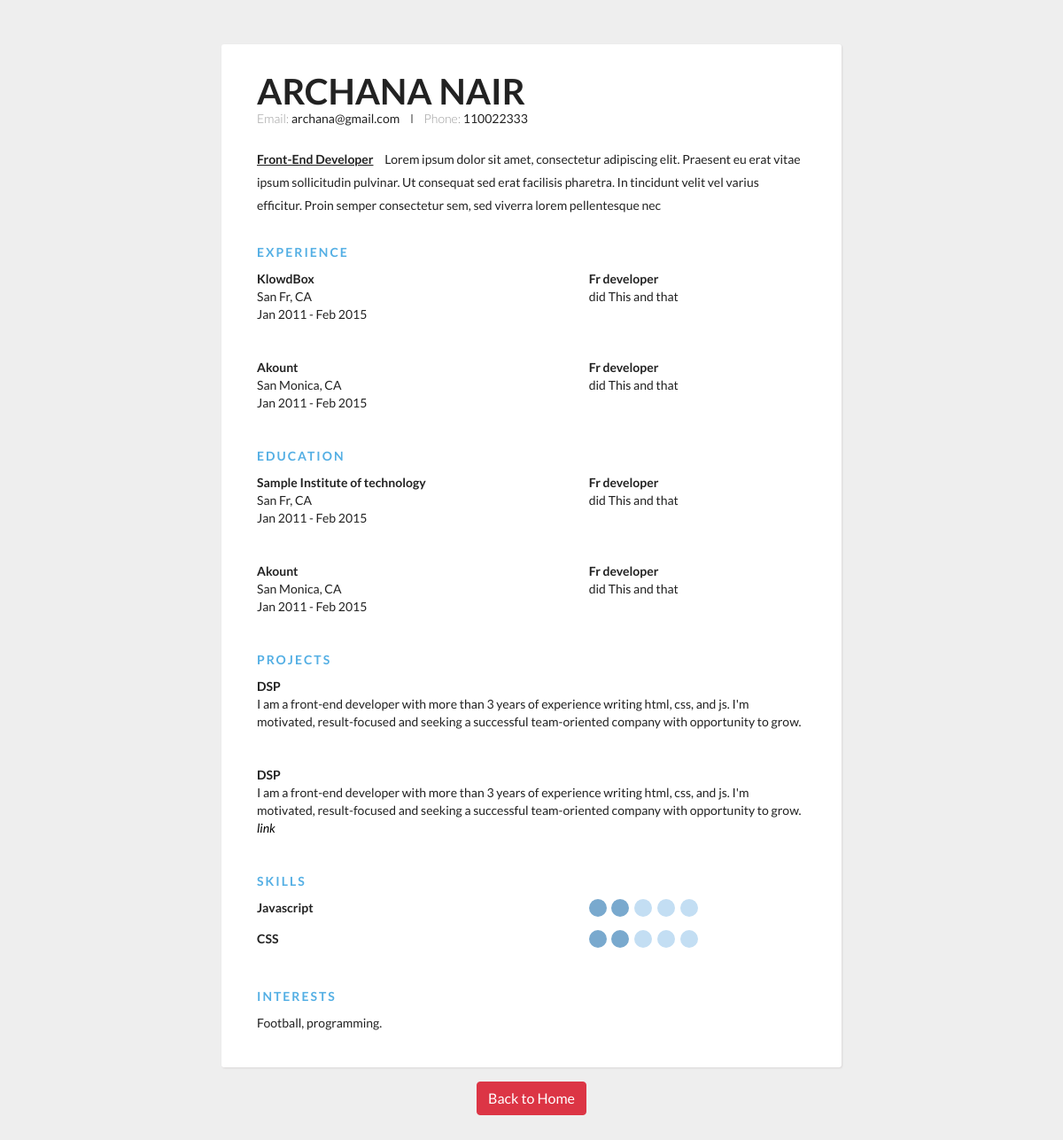
/13, run on the app's committed database.
### myapp/models.py (models this page shows)
class Resume(models.Model):
 name = models.CharField(max_length=100)
 dob = models.DateField(auto_now=False, auto_now_add=False)
 gender = models.CharField(max_length=100)
 locality = models.CharField(max_length=100)
 city = models.CharField(max_length=100)
 pin = models.PositiveIntegerField()
 state = models.CharField(choices=STATE_CHOICE, max_length=50)
 mobile = models.PositiveIntegerField()
 email = models.EmailField()
 job_city = models.CharField(max_length=50)
 profile_image = models.ImageField(upload_to='profileimg', blank=True)
 my_file = models.FileField(upload_to='doc', blank=True)

### myapp/views.py (the view)
# urls.py: path('<int:pk>', views.CandidateView.as_view(), name='candidate')
class CandidateView(View):
 def get(self, request, pk):
  candidate = Resume.objects.get(pk=pk)
  return render(request, 'myapp/candidate.html', {'candidate':candidate})

### myapp/templates/myapp/candidate.html (shortened to what this page needs)
<!DOCTYPE html>
{% load myfilter %}
{% load static %}
<html lang="en">
<head>
  <link href="https://cdn.jsdelivr.net/npm/bootstrap@5.0.0-beta2/dist/css/bootstrap.min.css" rel="stylesheet">
  <link rel="stylesheet" href="//code.jquery.com/ui/1.12.1/themes/base/jquery-ui.css">
  <link rel="stylesheet" href="{% static 'style.css' %}" type="text/css" media="screen">
</head>
<body>
  <div class="container">
   <div class="header">
    <div class="full-name">
      <span class="name">{{candidate.name}}</span>
    </div>
    <div class="contact-info">
      <span class="email">Email: </span>
      <span class="email-val">{{candidate.email}}</span>
      <span class="separator"></span>
      <span class="phone">Phone: </span>
      <span class="phone-val">{{candidate.mobile}}</span>
    </div>
    <div class="about">
      <span class="position">Front-End Developer </span>
      <span class="desc">
        Lorem ipsum dolor sit amet, consectetur adipiscing elit. Praesent eu erat vitae ipsum sollicitudin pulvinar. Ut consequat sed erat facilisis pharetra. In tincidunt velit vel varius efficitur. Proin semper consectetur sem, sed viverra lorem pellentesque nec
      </span>
    </div>
  </div>
  <div class="details">
    <div class="section">
      <div class="section__title">Experience</div>
      <div class="section__list">
        <div class="section__list-item">
          <div class="left">
            <div class="name">KlowdBox</div>
            <div class="addr">San Fr, CA</div>
            <div class="duration">Jan 2011 - Feb 2015</div>
          </div>
          <div class="right">
            <div class="name">Fr developer</div>
            <div class="desc">did This and that</div>
          </div>
        </div>
                <div class="section__list-item">
          <div class="left">
            <div class="name">Akount</div>
            <div class="addr">San Monica, CA</div>
            <div class="duration">Jan 2011 - Feb 2015</div>
          </div>
          <div class="right">
            <div class="name">Fr developer</div>
            <div class="desc">did This and that</div>
          </div>
        </div>
      </div>
    </div>
    <div class="section">
      <div class="section__title">Education</div>
      <div class="section__list">
        <div class="section__list-item">
          <div class="left">
            <div class="name">Sample Institute of technology</div>
            <div class="addr">San Fr, CA</div>
            <div class="duration">Jan 2011 - Feb 2015</div>
          </div>
          <div class="right">
            <div class="name">Fr developer</div>
            <div class="desc">did This and that</div>
          </div>
        </div>
        <div class="section__list-item">
          <div class="left">
            <div class="name">Akount</div>
            <div class="addr">San Monica, CA</div>
            <div class="duration">Jan 2011 - Feb 2015</div>
          </div>
          <div class="right">
            <div class="name">Fr developer</div>
            <div class="desc">did This and that</div>
          </div>
        </div>
      </div>
  </div>
     <div class="section">
      <div class="section__title">Projects</div>
       <div class="section__list">
         <div class="section__list-item">
           <div class="name">DSP</div>
           <div class="text">I am a front-end developer with more than 3 years of experience writing html, css, and js. I'm motivated, result-focused and seeking a successful team-oriented company with opportunity to grow.</div>
         </div>
         <div class="section__list-item">
                    <div class="name">DSP</div>
           <div class="text">I am a front-end developer with more than 3 years of experience writing html, css, and js. I'm motivated, result-focused and seeking a successful team-oriented company with opportunity to grow. <a href="/login">link</a>
           </div>
         </div>
       </div>
    </div>
     <div class="section">
       <div class="section__title">Skills</div>
       <div class="skills">
         <div class="skills__item">
           <div class="left"><div class="name">
             Javascript
             </div></div>
           <div class="right">
             <label for="ck1"></label>
              <label for="ck2"></label>
              <label for="ck3"></label>
            <label for="ck4"></label>
              <label for="ck5"></label>
           </div>
         </div>
       </div>
       <div class="skills__item">
           <div class="left"><div class="name">
             CSS</div></div>
           <div class="right">
             <label for="ck1"></label>
              <label for="ck2"></label>
              <label for="ck3"></label>
            <label for="ck4"></label>
              <label for="ck5"></label>
           </div>
         </div>
       </div>
     <div class="section">
     <div class="section__title">
       Interests
       </div>
       <div class="section__list">
         <div class="section__list-item">
                  Football, programming.
          </div>
       </div>
     </div>
     </div>
  </div>
  <div class="text-center">
    <a href="/" class="btn btn-danger mt-3">Back to Home</a>
   </div>
</body>
</html>

### myapp/static/style.css (style rules this page uses)
* { margin: 0; padding: 0; box-sizing: border-box; }
html { height: 100%; }
body { min-height: 100%; background: #eee; font-family: 'Lato', sans-serif; font-weight: 400; color: #222; font-size: 14px; line-height: 26px; padding-bottom: 50px; }
.container { max-width: 700px; background: #fff; margin: 0px auto 0px; box-shadow: 1px 1px 2px #DAD7D7; border-radius: 3px; padding: 40px; margin-top: 50px; }

### data on the page
Resume: name "ARCHANA NAIR", email "archana@gmail.com", mobile "110022333"
